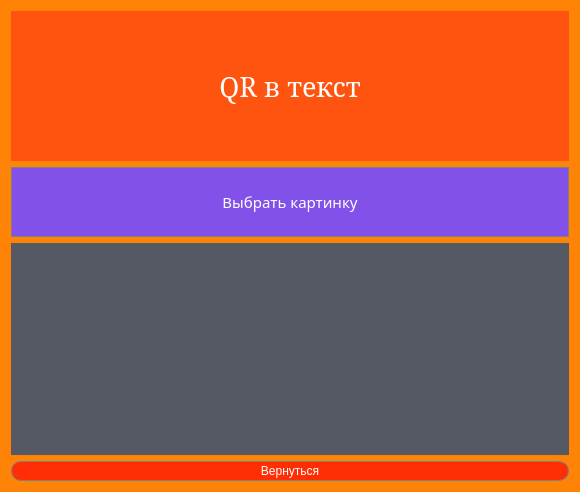
<?xml version="1.0" encoding="UTF-8"?>
<ui version="4.0">
 <class>Form</class>
 <widget class="QWidget" name="Form">
  <property name="geometry">
   <rect>
    <x>0</x>
    <y>0</y>
    <width>580</width>
    <height>492</height>
   </rect>
  </property>
  <property name="windowTitle">
   <string>Form</string>
  </property>
  <property name="styleSheet">
   <string notr="true">QWidget{	
	background-color: rgb(255, 131, 6);
	border: 0px solid grey;
}


QScrollBar:vertical {
    border: 0px solid #999999;
    background:  white;
    width:10px;
    margin: 0px 0px 0px 0px;
}


QScrollBar::handle:vertical {
    background: rgb(101, 24, 255);
    min-height: 0px;
}

QMenu {
    background-color: white;
    border: 1px solid #4495D1;
    padding: 1px;
}</string>
  </property>
  <layout class="QVBoxLayout" name="verticalLayout_2">
   <item>
    <widget class="QLabel" name="label">
     <property name="sizePolicy">
      <sizepolicy hsizetype="Preferred" vsizetype="Fixed">
       <horstretch>0</horstretch>
       <verstretch>0</verstretch>
      </sizepolicy>
     </property>
     <property name="minimumSize">
      <size>
       <width>0</width>
       <height>150</height>
      </size>
     </property>
     <property name="font">
      <font>
       <family>MS Serif</family>
       <pointsize>20</pointsize>
      </font>
     </property>
     <property name="styleSheet">
      <string notr="true">background-color: rgb(255, 84, 16);
color: rgb(253, 255, 255)</string>
     </property>
     <property name="text">
      <string>QR в текст</string>
     </property>
     <property name="alignment">
      <set>Qt::AlignCenter</set>
     </property>
    </widget>
   </item>
   <item>
    <layout class="QVBoxLayout" name="verticalLayout">
     <item>
      <widget class="QPushButton" name="pushButton">
       <property name="sizePolicy">
        <sizepolicy hsizetype="Minimum" vsizetype="Minimum">
         <horstretch>0</horstretch>
         <verstretch>0</verstretch>
        </sizepolicy>
       </property>
       <property name="minimumSize">
        <size>
         <width>0</width>
         <height>70</height>
        </size>
       </property>
       <property name="font">
        <font>
         <family>Miriam CLM</family>
         <pointsize>11</pointsize>
         <weight>50</weight>
         <bold>false</bold>
        </font>
       </property>
       <property name="cursor">
        <cursorShape>PointingHandCursor</cursorShape>
       </property>
       <property name="styleSheet">
        <string notr="true">QPushButton{
	border: 1px solid grey;
	background-color: rgb(130, 81, 234);
	color: white;
}
QPushButton:hover{
	background-color: #9651EA;
	border: 1px solid grey;
	color: white;
}
QPushButton:pressed{
	background-color: #AA38EA;
	border: 1px solid grey;
	color: white;
}</string>
       </property>
       <property name="text">
        <string>Выбрать картинку</string>
       </property>
      </widget>
     </item>
     <item>
      <widget class="QTextBrowser" name="label_2">
       <property name="styleSheet">
        <string notr="true">QTextBrowser{
	background-color: rgb(84, 89, 99);
	color: white;
}

</string>
       </property>
      </widget>
     </item>
     <item>
      <widget class="QPushButton" name="pushButton_2">
       <property name="sizePolicy">
        <sizepolicy hsizetype="Minimum" vsizetype="Fixed">
         <horstretch>0</horstretch>
         <verstretch>0</verstretch>
        </sizepolicy>
       </property>
       <property name="minimumSize">
        <size>
         <width>59</width>
         <height>20</height>
        </size>
       </property>
       <property name="styleSheet">
        <string notr="true">
QPushButton{
	border-radius: 10px;
	border: 1px solid grey;
	background-color: rgb(255, 46, 5);
	color: white;
}
QPushButton:hover{
	background-color:  rgb(255, 16, 5);
	border: 1px solid grey;
	color: white;
}
QPushButton:pressed{
	background-color:  rgb(255, 0, 0);
	border: 1px solid grey;
	color: white;
}</string>
       </property>
       <property name="text">
        <string>Вернуться</string>
       </property>
      </widget>
     </item>
    </layout>
   </item>
  </layout>
 </widget>
 <resources/>
 <connections/>
</ui>
